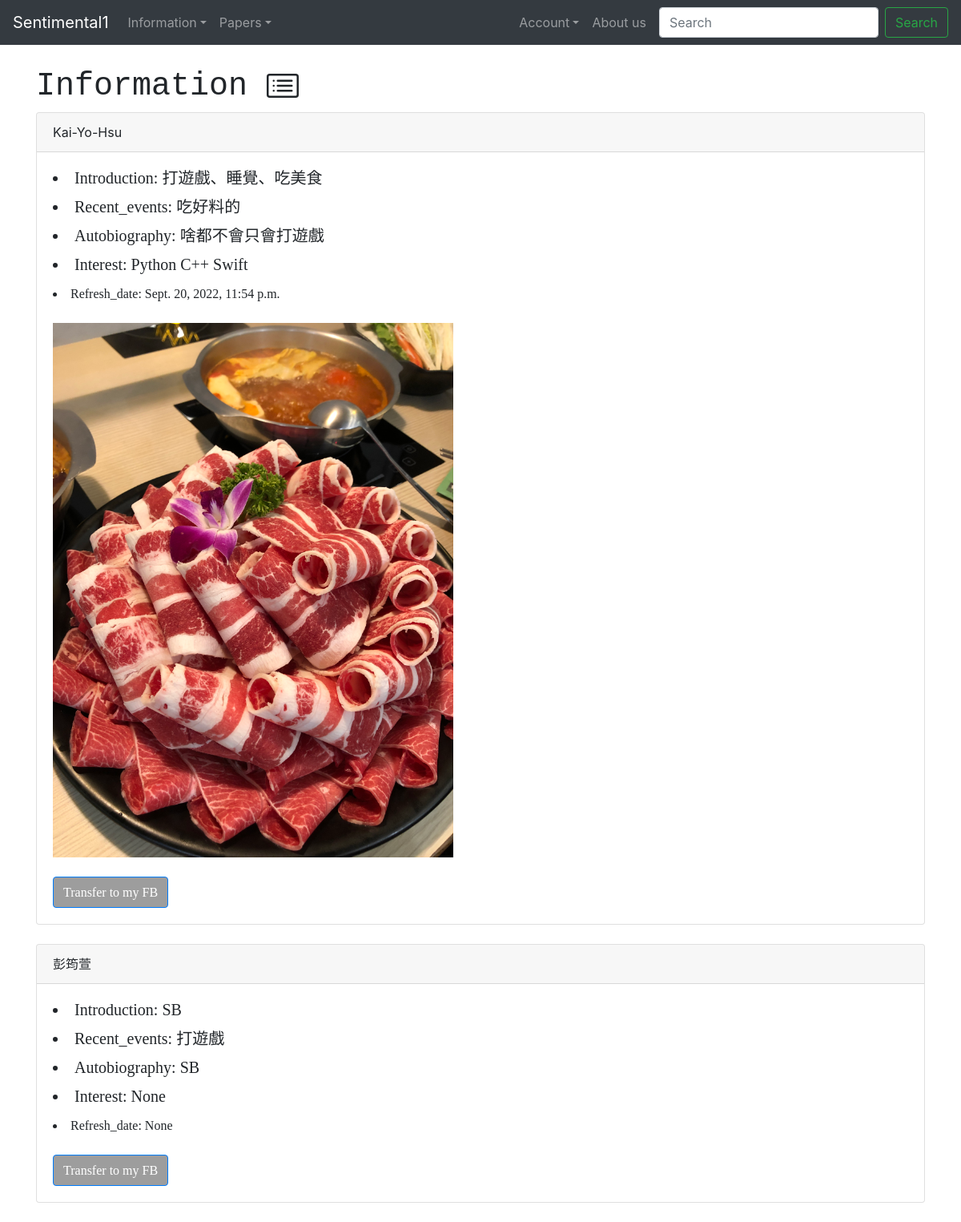
Screenshot of /info with the database file from the repository.
### events/models.py (models this page shows)
class information(models.Model):
    name = models.CharField('Name',max_length=20)
    interest = models.ForeignKey(Interest, blank=True, null=True, on_delete=models.CASCADE)
    introduction = models.CharField('Introduction',max_length=50)
    recent_events = models.CharField('Recent_events',max_length=50)
    refresh_date = models.DateTimeField(default=datetime.now, blank=True)
    autobiography = models.TextField('Autobiography',max_length=500)
    image = models.ImageField(null=True, blank=True, upload_to="images/")
    def __str__(self):  #superuser要用的
        return self.name

class Interest(models.Model):
    game = models.CharField('Interest Game',max_length=20)
    code = models.CharField('Interest Code',max_length=20)
    Hobby = models.CharField('Interest Hobby',max_length=20)
    def __str__(self):  #superuser要用的
        return self.game

### events/views.py (the view)
# urls.py: path('info', views.all_info,name="all_infos"),
def all_info(request):
    info = information.objects.all()#.order_by('-name')
    return render(request,'info.html',
        {"info": info},)

### events/templates/info.html (shortened to what this page needs)
{% extends 'base.html' %}
{% block content %}
	<h1><font face="monospace">Information  </font></h1>
{% for info in info %}
<div class="card">
  <div class="card-header">
    {{ info }}
  </div>
  <div class="card-body">
    <h5 class="card-title"><li><font face="微軟正黑體">Introduction: {{ info.introduction }}</font></li></h5>
	<h5 class="card-title"><li><font face="微軟正黑體">Recent_events: {{ info.recent_events }}</font></li></h5>
	<h5 class="card-title"><li><font face="微軟正黑體">Autobiography: {{ info.autobiography }}</font></li></h5>
	<h5 class="card-title"><li><font face="微軟正黑體">Interest: {{ info.interest }}</font></li></h5>
	<h7 class="card-title"><li><font face="微軟正黑體">Refresh_date: {{ info.refresh_date }}</font></li></h7>
	<br/>
	{% if info.image %}
	<img src="{{ info.image.url }}"
	width=500>
	<br/><br/>
	{% endif %}
	<a href="https://www.facebook.com/" class="btn btn-primary" style="background-color:#9D9D9D"><font face="微軟正黑體">Transfer to my FB</font></a>
  </div>
</div>
<br/>
{% endfor %}
{% endblock %}

### events/templates/base.html (shortened to what this page needs)
<!doctype html>
<html lang="en">
  <head>
    <link rel="stylesheet" href="https://cdn.jsdelivr.net/npm/bootstrap@4.3.1/dist/css/bootstrap.min.css">
  </head>
  <body>
	{% include 'navbar.html' %}
    <br/>
	<div class="container">
	{% block content %}
	{% endblock %}
	</div>
  </body>
</html>

### events/templates/navbar.html (shortened to what this page needs)
<nav class="navbar navbar-expand-lg navbar-dark bg-dark">
  <a class="navbar-brand" href="{% url 'home' %}">Sentimental1</a>
<div class="collapse navbar-collapse" id="navbarSupportedContent">
    <ul class="navbar-nav mr-auto">
		<li class="nav-item dropdown">
			<a href="#" class="nav-link dropdown-toggle"
			data-toggle="dropdown">Information</a>
		</li>
	  <li class="nav-item dropdown">
			<a href="#" class="nav-link dropdown-toggle"
			data-toggle="dropdown">Papers</a>
		</li>
    </ul>
	<ul class="navbar-nav mr-2">
		<li class="nav-item dropdown">
			<a href="#" class="nav-link dropdown-toggle"
			data-toggle="dropdown">Account</a>
		</li>
		<li class="nav-item">
		  <a class="nav-link" href={% url 'about-us' %}>About us</a>
		</li>
	</ul>
    <form class="form-inline" method=POST action="{% url 'search-inofrmation' %}">
      <input class="form-control mr-sm-2" type="search" placeholder="Search" aria-label="Search" name="searched">
      <button class="btn btn-outline-success my-2 my-sm-0" type="submit">Search</button>
    </form>
  </div>
</nav>

### events/templates/base.html (style rules this page uses)
body { background:#FFFFFF; }

### rows the page displays
information: name "Kai-Yo-Hsu", introduction "打遊戲、睡覺、吃美食", recent_events "吃好料的", autobiography "啥都不會只會打遊戲", interest "Python C++ Swift", refresh_date "Sept. 20, 2022, 11:54 p.m.", image (picture)
information: name "彭筠萱", introduction "SB", recent_events "打遊戲", autobiography "SB", interest "None", refresh_date "None"
